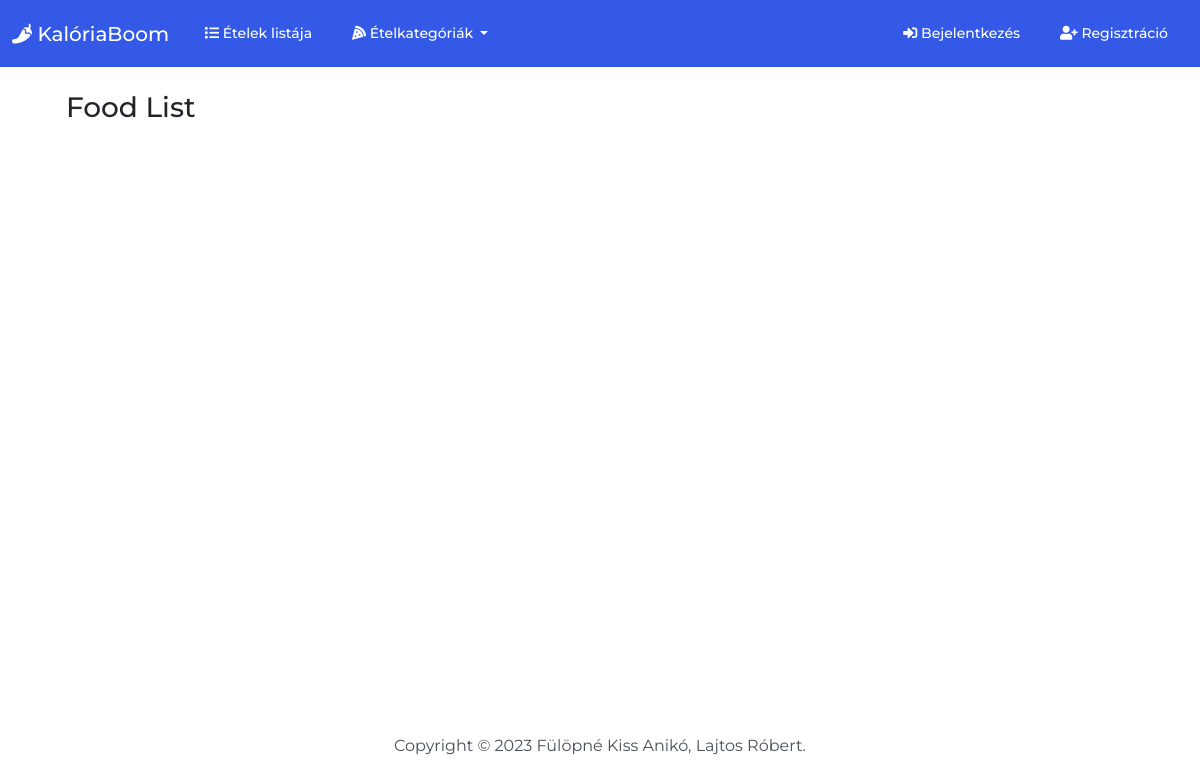
/, run on an earlier commit of the app's database.
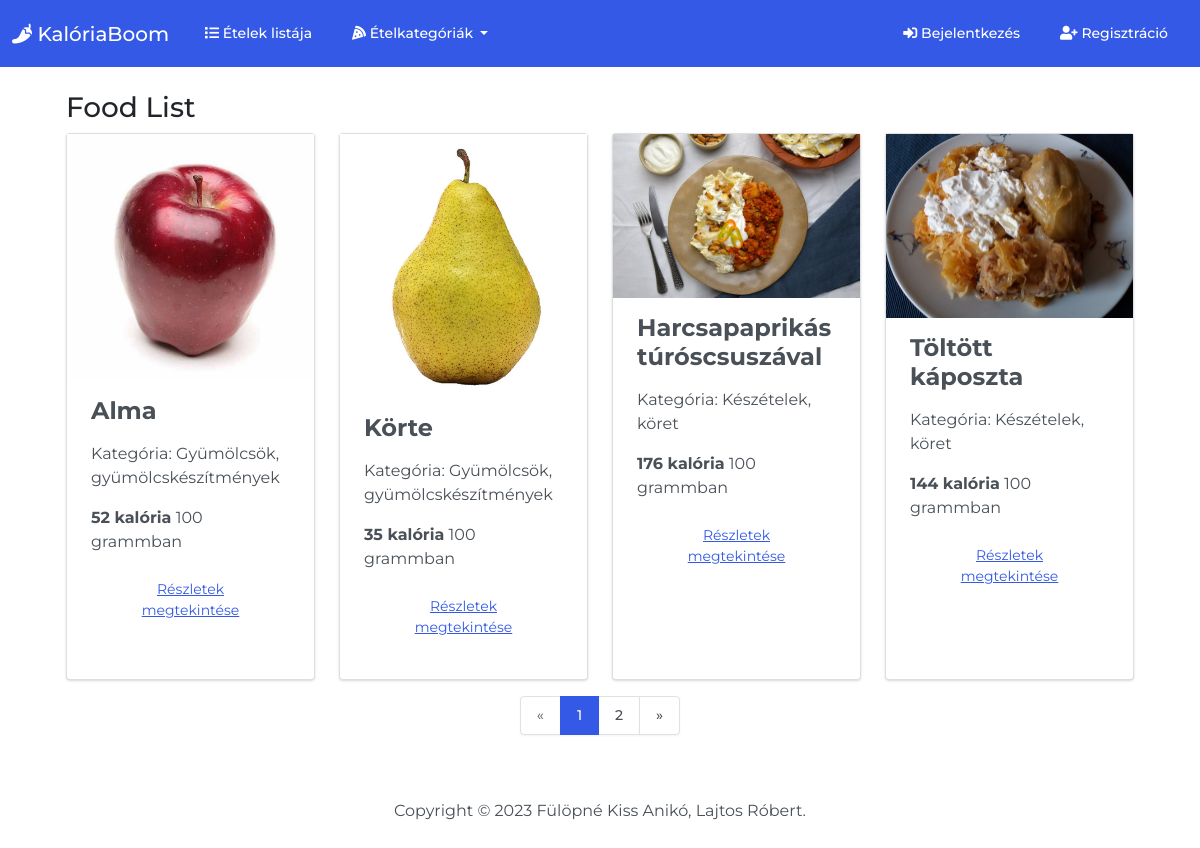
And on a later commit of the database.
### foodtracker/models.py (models this page shows, shortened)
class Food(models.Model):
    food_name = models.CharField(max_length=200)
    quantity = models.DecimalField(max_digits=7, decimal_places=2, default=100.00)
    calories = models.IntegerField(default=0)
    fat = models.DecimalField(max_digits=7, decimal_places=2)
    carbohydrates = models.DecimalField(max_digits=7, decimal_places=2)
    protein = models.DecimalField(max_digits=7, decimal_places=2)
    category = models.ForeignKey(FoodCategory, on_delete=models.CASCADE, related_name='food_category')

class Image(models.Model):
    food = models.ForeignKey(Food, on_delete=models.CASCADE, related_name='get_images')
    image = models.ImageField(upload_to='images/')

class FoodCategory(models.Model):
    category_name = models.CharField(max_length=50)
    class Meta:
        verbose_name = 'Food Category'
        verbose_name_plural = 'Food Categories'
    def __str__(self):
        return f'{self.category_name}'
    @property
    def count_food_by_category(self):
        return Food.objects.filter(category=self).count()

### foodtracker/views.py (the view)
# urls.py: path('', views.index, name='index'),
def index(request):
    return food_list_view(request)

### foodtracker/views.py (called while the page is built)
def food_list_view(request):
    foods = Food.objects.all()
    for food in foods:
        food.image = food.get_images.first()
    page = request.GET.get('page', 1)
    paginator = Paginator(foods, 4)
    try:
        pages = paginator.page(page)
    except PageNotAnInteger:
        pages = paginator.page(1)
    except EmptyPage:
        pages = paginator.page(paginator.num_pages)
    return render(request, 'index.html', {
        'categories': FoodCategory.objects.all(),
        'foods': foods,
        'pages': pages,
        'title': 'Food List'
    })

### templates/index.html (shortened to what this page needs)
{% extends 'base.html' %}
{% block body %}
<div class='py-4 mt-auto'>
    <div class='container px-4'>
        <h3>{{ title }}</h3>
        <div class='row justify-content-center'>
        {% for food in pages %}
            <div class='col-sm-12 col-md-12 col-lg-4 col-xl-3 d-flex align-items-stretch'>
                <div class='card bg-secondary mb-3'>
                    <a href='#'>
                        <img
                            src="{{ food.image.image.url|default:'../../static/images/no_image.png' }}"
                            class='img-fluid'
                            alt='food image'
                        >
                    </a>
                    <div class='card-body'>
                        <h4 class='card-title'>
                            <strong>{{ food.food_name }}</strong>
                        </h4>
                        <p class='card-text'>
                            <div class='my-3'>
                                Kategória: {{ food.category }}
                            </div>
                        </p>
                        <p class='card-text'>
                            <div class='my-3'>
                                <strong>{{ food.calories}} kalória</strong>  {{ food.quantity|floatformat:0 }} grammban
                            </div>
                        </p>
                        <p class='card-text'>
                            <div class='my-3'>
                                <a href="{% url 'food_details' food.id %}" type='button' class='btn btn-link'>
                                    Részletek megtekintése
                                </a>
                            </div>
                        </p>
                    </div>
                </div>
            </div>
        {% endfor %}
        {% if pages.has_other_pages %}
            <div class='d-flex justify-content-center'>
                <ul class='pagination'>
                    {% if pages.has_previous %}
                        <li class='page-item'>
                            <a class='page-link' href='?page={{ pages.previous_page_number }}'>&laquo;</a>
                        </li>
                    {% else %}
                        <li class='page-item disabled'>
                            <a class='page-link' href='#'>&laquo;</a>
                        </li>
                    {% endif %}
                    {% for i in pages.paginator.page_range %}
                        {% if pages.number == i %}
                            <li class='page-item active'>
                                <a class='page-link' href='#'>{{ i }}</a>
                            </li>
                        {% else %}
                            <li class='page-item'>
                                <a class='page-link' href='?page={{ i }}'>{{ i }}</a>
                            </li>
                        {% endif %}
                    {% endfor %}
                    {% if pages.has_next %}
                        <li class='page-item'>
                            <a class='page-link' href='?page={{ pages.next_page_number }}'>&raquo;</a>
                        </li>
                    {% else %}
                        <li class='page-item disabled'>
                            <a class='page-link' href='#'>&raquo;</a>
                        </li>
                    {% endif %}
                </ul>
            </div>
        {% endif %}
    </div>
</div>
{% endblock %}

### templates/base.html (shortened to what this page needs)
{% load static %}
<!DOCTYPE html>
<html lang='hu'>
    <head>
        <link href='https://cdnjs.cloudflare.com/ajax/libs/font-awesome/5.8.2/css/all.min.css' rel='stylesheet'>
        <link href='{% static "css/bootstrap.min.css" %}' rel='stylesheet'>
        <link href='{% static "css/styles.css" %}' rel='stylesheet'>
    </head>
    <body>
        <nav class='navbar navbar-expand-lg navbar-dark bg-primary'>
            <div class='container-fluid'>
                <a class='navbar-brand' href="{% url 'index' %}">
                    <i class='fas fa-pepper-hot fa-2xl'></i> KalóriaBoom
                </a>
                <div class='collapse navbar-collapse' id='navbarColor'>
                    <ul class='navbar-nav me-auto'>
                        <li class='nav-item'>
                            <a class='nav-link' href="{% url 'index' %}">
                                <i class='fas fa-list'></i> Ételek listája
                            </a>
                        </li>
                        <li class='nav-item dropdown'>
                            <a class='nav-link dropdown-toggle' data-bs-toggle='dropdown' href='#' role='button' aria-haspopup='true' aria-expanded='false'>
                                <i class='fas fa-pizza-slice'></i> Ételkategóriák
                            </a>
                        </li>
                    </ul>
                    <ul class='navbar-nav ms-auto'>
                        {% if user.is_authenticated %}
                        <li class='nav-item dropdown'>
                            <a class='nav-link dropdown-toggle' data-bs-toggle='dropdown' href='#' role='button' aria-haspopup='true' aria-expanded='false'>
                                <i class='fas fa-user fa-fw fa-lg'></i>
                            </a>
                            <div class='dropdown-menu dropdown-menu-end'>
                                <a class='dropdown-item' href="{% url 'weight_log' %}">
                                    <i class='fas fa-user'></i> Felhasználói fiók
                                </a>
                                <div class='dropdown-divider'></div>
                                <a class='dropdown-item' href="{% url 'logout' %}">
                                    <i class='fas fa-sign-out-alt'></i> Kijelentkezés
                                </a>
                            </div>
                        </li>
                        {% else %}
                        <li class='nav-item'>
                            <a class='nav-link' href="{% url 'login' %}">
                                <i class='fas fa-sign-in-alt'></i> Bejelentkezés
                            </a>
                        </li>
                        <li class='nav-item'>
                            <a class='nav-link' href="{% url 'register' %}">
                                <i class='fas fa-user-plus'></i> Regisztráció
                            </a>
                        </li>
                        {% endif %}
                    </ul>
                </div>
            </div>
        </nav>
        <main>
            <div class='container'>
                {% block body %}
                {% endblock %}
            </div>
        </main>
        <footer class='py-4'>
            <div class='d-flex align-items-center justify-content-center'>
                <div class='text-center'>
                    Copyright &copy; <script>document.write(new Date().getFullYear())</script> Fülöpné Kiss Anikó, Lajtos Róbert.
                </div>
            </div>
        </footer>
    </body>
</html>

### static/css/styles.css (style rules this page uses)
html { position: relative; min-height: 100%; }
body { margin: 0 0 90px; font-family: 'Montserrat', sans-serif !important; }
footer { position: absolute; left: 0; bottom: 0; height: 90px; width: 100%; }

What changed in the data, as far as the page shows it:
added Food: image.image (picture), food_name "Alma", category "Gyümölcsök, gyümölcskészítmények", calories "52", quantity "100"
added Food: image.image (picture), food_name "Körte", category "Gyümölcsök, gyümölcskészítmények", calories "35", quantity "100"
added Food: image.image (picture), food_name "Harcsapaprikás túróscsuszával", category "Készételek, köret", calories "176", quantity "100"
added Food: image.image (picture), food_name "Töltött káposzta", category "Készételek, köret", calories "144", quantity "100"
Also different on the page:
new list line: "1"
new list line: "2"
